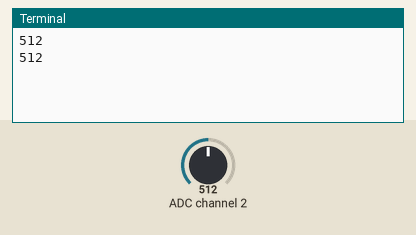
Bench run of a program on a simulated Raspberry Pi (BCM pin numbers). Parts: the last lines printed to the terminal. Inputs (shaded band) come from the test bench; at power-on: ADC channel 2 = 512 (analog values on the 0–1023 scale).

Above: at 1.2 s.
1.3 s: ADC channel 2 set to 716
At 2.6 s:
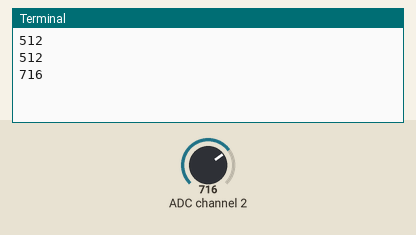
2.8 s: ADC channel 2 set to 900
At 3.8 s:
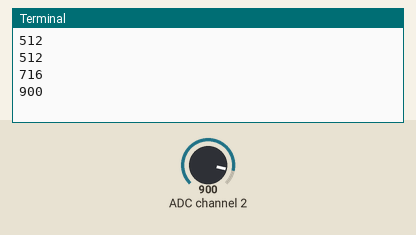
Timing chart, 0 to 5.8 s (numbered marks = the images above; inputs shaded):
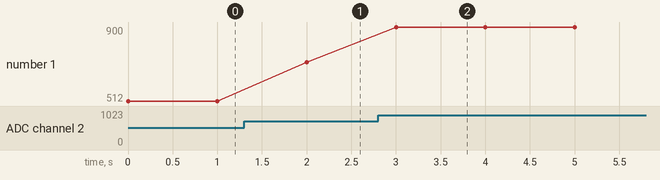

Measured:
- after the input at 1.3 s, the terminal: prints a new line after 0.70 s (image 1)
- after the input at 2.8 s, the terminal: prints a new line after 0.20 s (image 2)
- plotted number 1: 512 → 716 after the input at 1.3 s, 716 → 900 after the input at 2.8 s

The program:

photo_resistor.py
```python
import time
import RPi.GPIO as GPIO
from gpiozero import LED, Button

GPIO.setmode(GPIO.BCM)

# read SPI data from MCP3008 chip, 8 possible adc's (0 thru 7)
def readadc(adcnum, clockpin, mosipin, misopin, cspin):
    if ((adcnum > 7) or (adcnum < 0)):
        return -1

    GPIO.output(cspin, True)
    GPIO.output(clockpin, False)  # start clock low
    GPIO.output(cspin, False)     # bring CS low

    commandout = adcnum
    commandout |= 0x18  # start bit + single-ended bit
    commandout <<= 3    # we only need to send 5 bits here
    for i in range(5):
        if (commandout & 0x80):
            GPIO.output(mosipin, True)
        else:
            GPIO.output(mosipin, False)

        commandout <<= 1
        GPIO.output(clockpin, True)
        GPIO.output(clockpin, False)

    adcout = 0
    # read in one empty bit, one null bit and 10 ADC bits
    for i in range(12):
        GPIO.output(clockpin, True)
        GPIO.output(clockpin, False)
        adcout <<= 1
        if (GPIO.input(misopin)):
            adcout |= 0x1

    GPIO.output(cspin, True)

    adcout >>= 1       # first bit is 'null' so drop it
    return adcout

# change these as desired - they're the pins connected from the
# SPI port on the ADC to the Cobbler
SPICLK = 18     # CLK
SPIMISO = 23    # DOUT
SPIMOSI = 24    # DIN
SPICS = 25      # CS

# set up the SPI interface pins
GPIO.setup(SPIMOSI, GPIO.OUT)
GPIO.setup(SPIMISO, GPIO.IN)
GPIO.setup(SPICLK, GPIO.OUT)
GPIO.setup(SPICS, GPIO.OUT)

# photo resistor connected to adc #2
photoresistor_adc = 2

while True:
    # read the analog pin
    adc_value = readadc(photoresistor_adc, SPICLK, SPIMOSI, SPIMISO, SPICS)
    print(adc_value)
    time.sleep(1)
```
